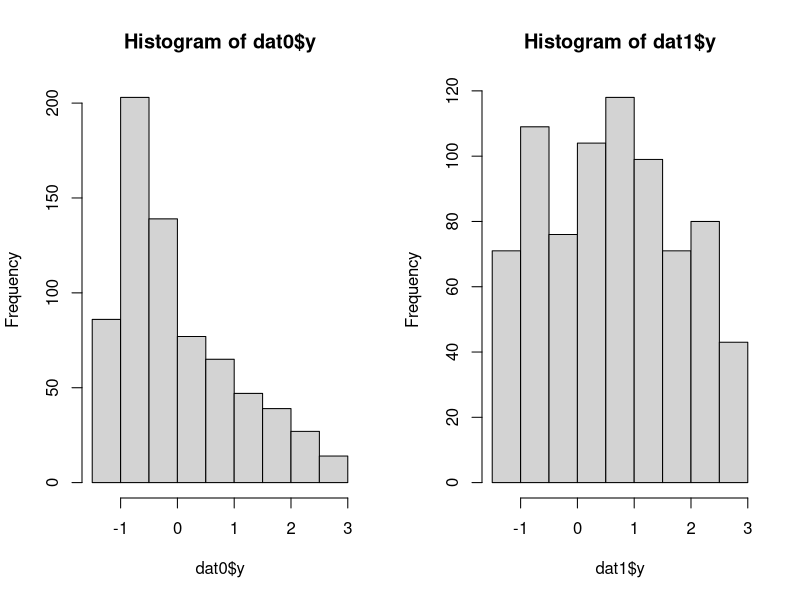
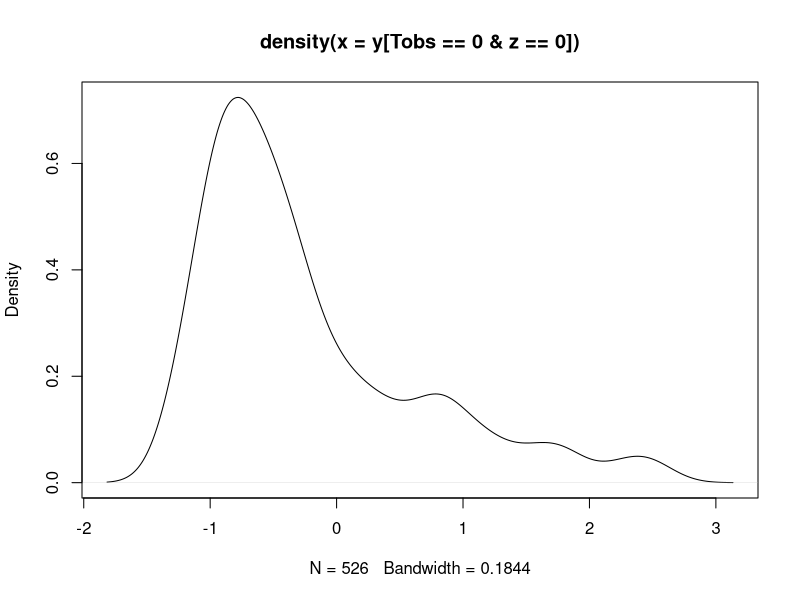
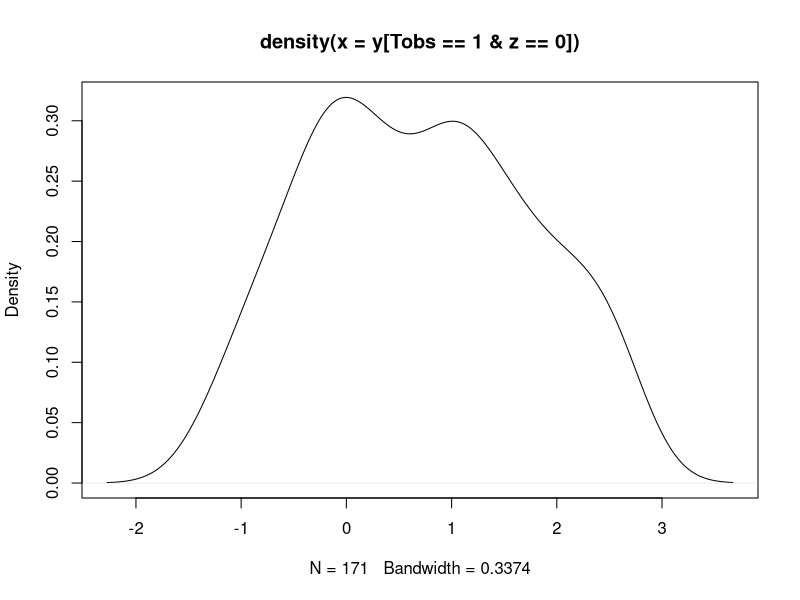
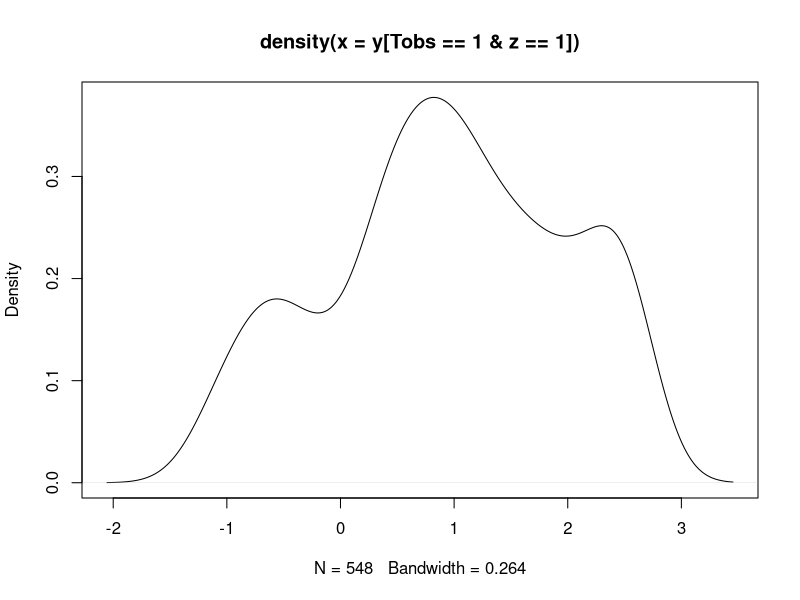
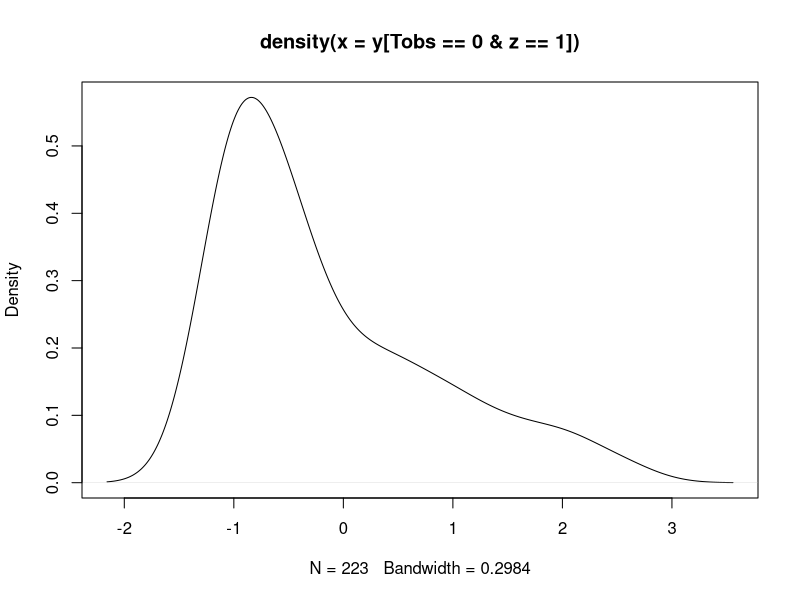
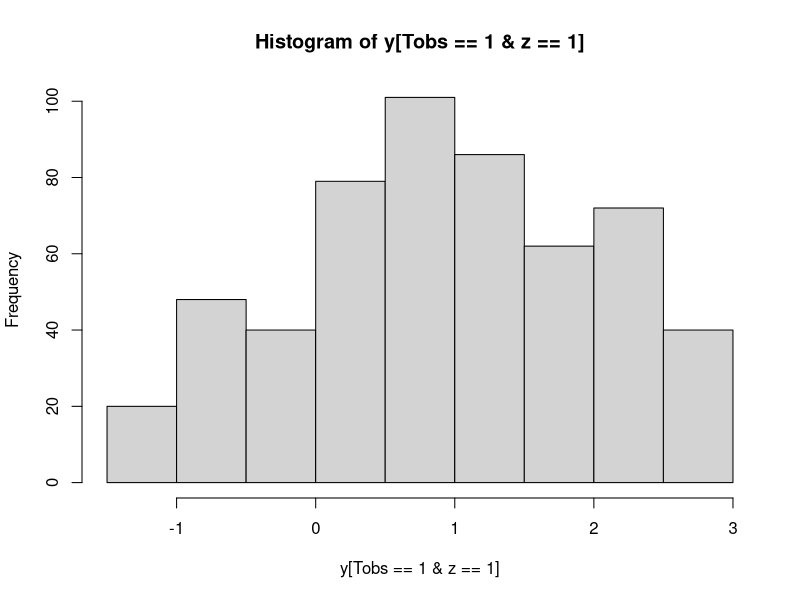

These figures' R source, in order:
setwd("~/binary-regressor/examples/Afghanistan/")
library(foreign)
kids <- read.dta("afghanistan_anonymized_data.dta")

labels <- attributes(kids)$var.labels
labels <- cbind(names(kids), labels)
labels

# Note: there are some mistakes in the data dictionary!


# The variable "treatment" is actually our instrument
# --- living in a village that gets a school
z <- kids$treatment

# The variable "f08_formal_school" is our treatment
# --- enrolled in formal school, Spring 2008
Tobs <- kids$s08_formal_school

# The variable "s08_formal_school" is our outcome
# --- total normalized test score, Spring 2008
y <- kids$s08_both_norma_total

dat <- data.frame(Tobs, y, z)
dat <- na.omit(dat)
dat0 <- subset(dat, z == 0)
dat1 <- subset(dat, z == 1)
rm(y, Tobs, z)

table(dat0$Tobs)
table(dat1$Tobs)

par(mfrow = c(1,2))
hist(dat0$y)
hist(dat1$y)
par(mfrow = c(1,1))

with(dat, plot(density(y[Tobs == 0 & z == 0])))
with(dat, plot(density(y[Tobs == 1 & z == 0])))
with(dat, plot(density(y[Tobs == 1 & z == 1])))
with(dat, plot(density(y[Tobs == 0 & z == 1])))
with(dat, hist(y[Tobs == 1 & z == 1]))
